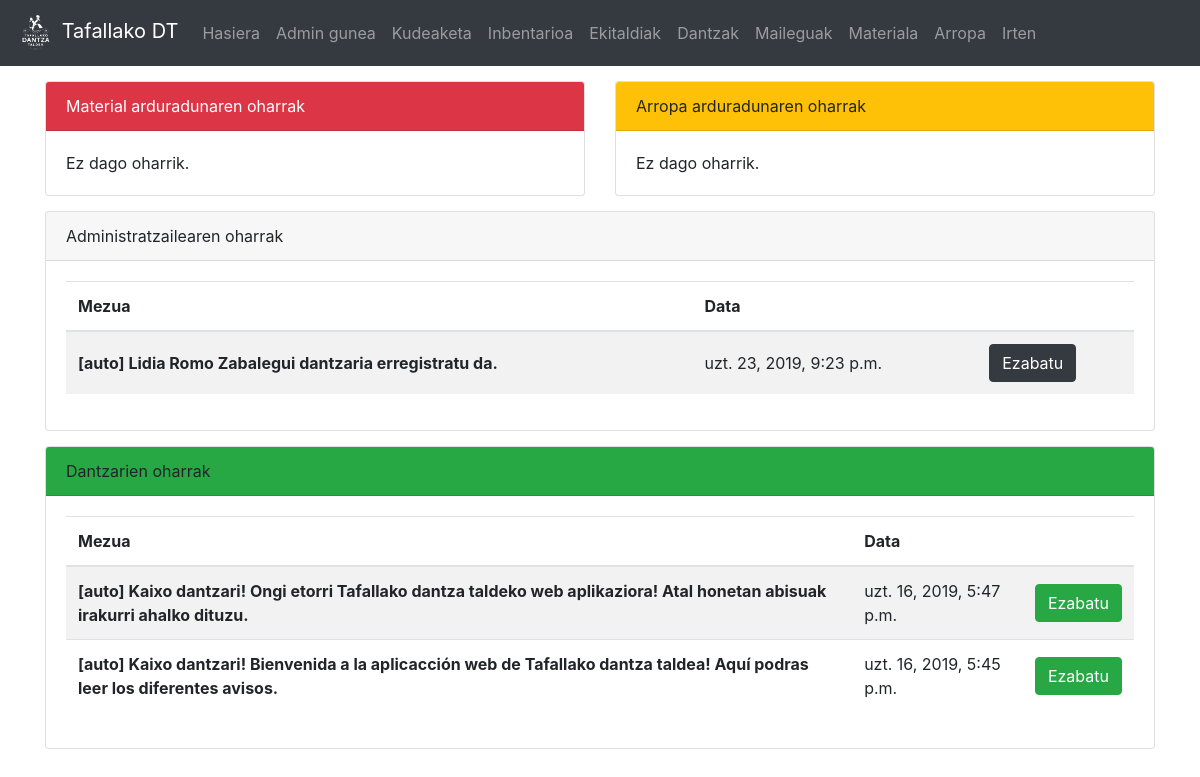
Page / (signed in) on the earlier database version.
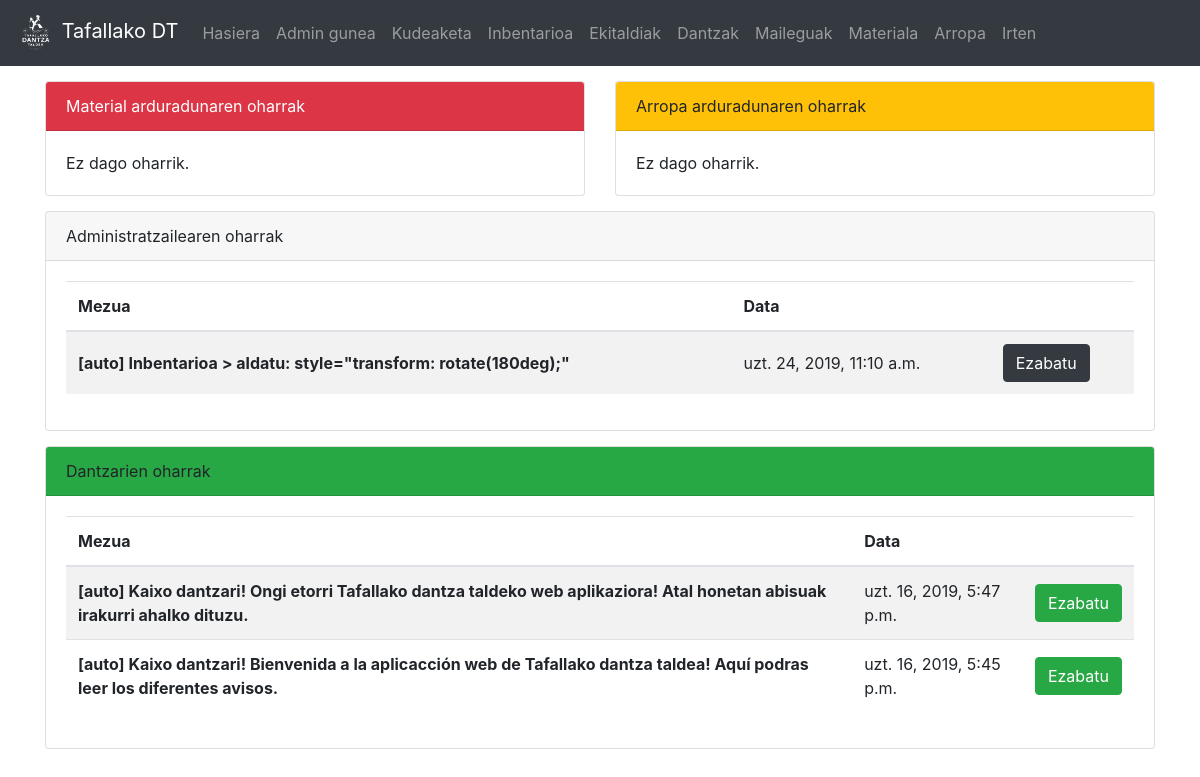
Same page on the later database version.
### dantza/models.py (models this page shows, shortened)
class Oharra(models.Model):
	mezua = models.CharField(max_length=200)
	igorlea = models.CharField(max_length=100, default="auto")
	hartzailea = models.CharField(max_length=10, choices = HARTZAILEA)
	data = models.DateTimeField('Oharraren data')
	def __str__(self):
		return "[" + self.igorlea + "] " + self.mezua

### dantza/views.py (the view)
# urls.py: path('', views.index, name = 'index'),
def index(request):
	if 'd' in request.GET:
		delete = request.GET['id']
		Oharra.objects.get(pk=delete).delete()
		return HttpResponseRedirect('/')
	if request.user.is_authenticated:
		if Dantzaria.objects.filter(user=request.user).exists():
			d = Dantzaria.objects.get(user=request.user)
			o_list = Oharra.objects.all()
			return render(request,'dantza/index.html', {'mezuak':o_list})
		else:
			return render(request,'dantza/index.html', {'err':'Ez duzu erregistroa amaitu, sakatu <a href="/signup_end">hemen</a> amaitzeko'})
	return render(request,'dantza/index.html', {})

### dantza/templatetags/auth_extras.py (called while the page is built)
@register.filter(name='has_group')
def has_group(user, group_name):
    return user.groups.filter(name=group_name).exists()

@register.filter(name='messages_for')
def message_for(list,p):
	return list.filter(hartzailea=p)

### templates/dantza/index.html (shortened to what the changed rows need)
{% extends "dantza/base.html" %}
{% block edukia %}
<div class="container">
{% if request.user.is_authenticated %}
	{% load auth_extras %}
	<div class="row">
		{% if request.user.is_superuser %}
			<div class="col-12" style="margin-top: 15px">
				<div class="card">
					<div class="card-body">
						{% if mezuak and mezuak|messages_for:'AD' %}
							<div class="table-responsive">
								<table class="table table-hover table-striped">
								  <thead>
									<tr>
									  <th scope="col">Mezua</th>
									  <th scope="col">Data</th>
									  <th scope="col"></th>
									</tr>
								  </thead>
								  <tbody>
									{% for m in mezuak|messages_for:'AD' %}
											<tr>
											  <th scope="row" style="vertical-align:middle;">{{ m | safe }}</th>
											  <td style="vertical-align:middle;">{{ m.data }}</td>
											  <td style="vertical-align:middle;">
												  <a class="btn btn-dark" href="?d&id={{ m.pk }}">Ezabatu</a>
											  </td>
										  </tr>
									{% endfor %}
									</tbody>
								</table>
							</div>
						{% else %}
							Ez dago oharrik.
						{% endif %}
					</div>
				</div>
			</div>
		{% endif %}
		<div class="col-12" style="margin-top: 15px">
			<div class="card">
				<div class="card-body">
					{% if mezuak and mezuak|messages_for:'DT' %}
						<div class="table-responsive">
							<table class="table table-hover table-striped">
							  <thead>
								<tr>
								  <th scope="col">Mezua</th>
								  <th scope="col">Data</th>
								  {% if request.user.is_superuser %}
								  	<th scope="col"></th>
								  {% endif %}
								</tr>
							  </thead>
							  <tbody>
								{% for m in mezuak|messages_for:'DT' %}
										<tr>
										  <th scope="row" style="vertical-align:middle;">{{ m | safe }}</th>
										  <td style="vertical-align:middle;">{{ m.data }}</td>
										  {% if request.user.is_superuser %}
										  <td style="vertical-align:middle;">
											  <a class="btn btn-success" href="?d&id={{ m.pk }}">Ezabatu</a>
										  </td>
										  {% endif %}
									  </tr>
								{% endfor %}
								</tbody>
							</table>
						</div>
					{% else %}
						Ez dago oharrik.
					{% endif %}
				</div>
			</div>
		</div>
	</div>
{% endif %}
</div>
{% endblock edukia %}

Differences in the rows shown:
removed Oharra: igorlea+mezua "[auto] Lidia Romo Zabalegui dantzaria erregistratu da.", data "uzt. 23, 2019, 9:23 p.m."
added Oharra: igorlea+mezua "[auto] Inbentarioa > aldatu: style=\"transform: rotate(180deg);\"", data "uzt. 24, 2019, 11:10 a.m."
